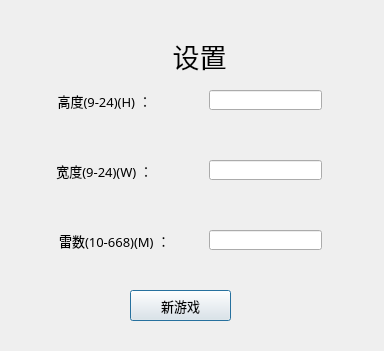
<?xml version="1.0" encoding="UTF-8"?>
<ui version="4.0">
 <class>Setting</class>
 <widget class="QDialog" name="Setting">
  <property name="geometry">
   <rect>
    <x>0</x>
    <y>0</y>
    <width>384</width>
    <height>351</height>
   </rect>
  </property>
  <property name="minimumSize">
   <size>
    <width>384</width>
    <height>351</height>
   </size>
  </property>
  <property name="maximumSize">
   <size>
    <width>384</width>
    <height>351</height>
   </size>
  </property>
  <property name="font">
   <font>
    <pointsize>11</pointsize>
   </font>
  </property>
  <property name="windowTitle">
   <string>设置</string>
  </property>
  <widget class="QLabel" name="label">
   <property name="geometry">
    <rect>
     <x>139</x>
     <y>30</y>
     <width>121</width>
     <height>51</height>
    </rect>
   </property>
   <property name="font">
    <font>
     <family>华文行楷</family>
     <pointsize>20</pointsize>
    </font>
   </property>
   <property name="text">
    <string>设置</string>
   </property>
   <property name="alignment">
    <set>Qt::AlignCenter</set>
   </property>
  </widget>
  <widget class="QLabel" name="label_2">
   <property name="geometry">
    <rect>
     <x>49</x>
     <y>90</y>
     <width>111</width>
     <height>21</height>
    </rect>
   </property>
   <property name="font">
    <font>
     <family>楷体</family>
     <pointsize>10</pointsize>
    </font>
   </property>
   <property name="text">
    <string>高度(9-24)(H) ：</string>
   </property>
   <property name="alignment">
    <set>Qt::AlignCenter</set>
   </property>
  </widget>
  <widget class="QLabel" name="label_3">
   <property name="geometry">
    <rect>
     <x>49</x>
     <y>160</y>
     <width>111</width>
     <height>21</height>
    </rect>
   </property>
   <property name="font">
    <font>
     <family>楷体</family>
     <pointsize>10</pointsize>
    </font>
   </property>
   <property name="text">
    <string>宽度(9-24)(W) ：</string>
   </property>
   <property name="alignment">
    <set>Qt::AlignCenter</set>
   </property>
  </widget>
  <widget class="QLineEdit" name="SaoLei_Height">
   <property name="geometry">
    <rect>
     <x>209</x>
     <y>90</y>
     <width>113</width>
     <height>20</height>
    </rect>
   </property>
  </widget>
  <widget class="QLineEdit" name="SaoLei_Width">
   <property name="geometry">
    <rect>
     <x>209</x>
     <y>160</y>
     <width>113</width>
     <height>20</height>
    </rect>
   </property>
  </widget>
  <widget class="QLineEdit" name="Lei_num">
   <property name="geometry">
    <rect>
     <x>209</x>
     <y>230</y>
     <width>113</width>
     <height>20</height>
    </rect>
   </property>
  </widget>
  <widget class="QLabel" name="label_4">
   <property name="geometry">
    <rect>
     <x>49</x>
     <y>230</y>
     <width>131</width>
     <height>21</height>
    </rect>
   </property>
   <property name="font">
    <font>
     <family>楷体</family>
     <pointsize>10</pointsize>
     <underline>false</underline>
    </font>
   </property>
   <property name="text">
    <string>雷数(10-668)(M) ：</string>
   </property>
   <property name="alignment">
    <set>Qt::AlignCenter</set>
   </property>
  </widget>
  <widget class="QPushButton" name="newGame_btn">
   <property name="geometry">
    <rect>
     <x>130</x>
     <y>290</y>
     <width>101</width>
     <height>31</height>
    </rect>
   </property>
   <property name="font">
    <font>
     <family>宋体</family>
     <pointsize>10</pointsize>
    </font>
   </property>
   <property name="styleSheet">
    <string notr="true">QPushButton:hover{
	background-color: qlineargradient(
	spread:pad,x1:0,x2:0,y1:0,y2:1,
	stop: 0 rgba(170, 255, 255,250),
	stop: 0.5 rgba(0, 209, 209,255), 
	stop: 1 rgba(170, 255, 255,250));
	color:rgb(0,0,0);
	border-radius:4px;
	border: 1px solid #333;
}</string>
   </property>
   <property name="text">
    <string>新游戏</string>
   </property>
   <property name="autoDefault">
    <bool>true</bool>
   </property>
   <property name="default">
    <bool>false</bool>
   </property>
   <property name="flat">
    <bool>false</bool>
   </property>
  </widget>
 </widget>
 <resources/>
 <connections/>
</ui>
